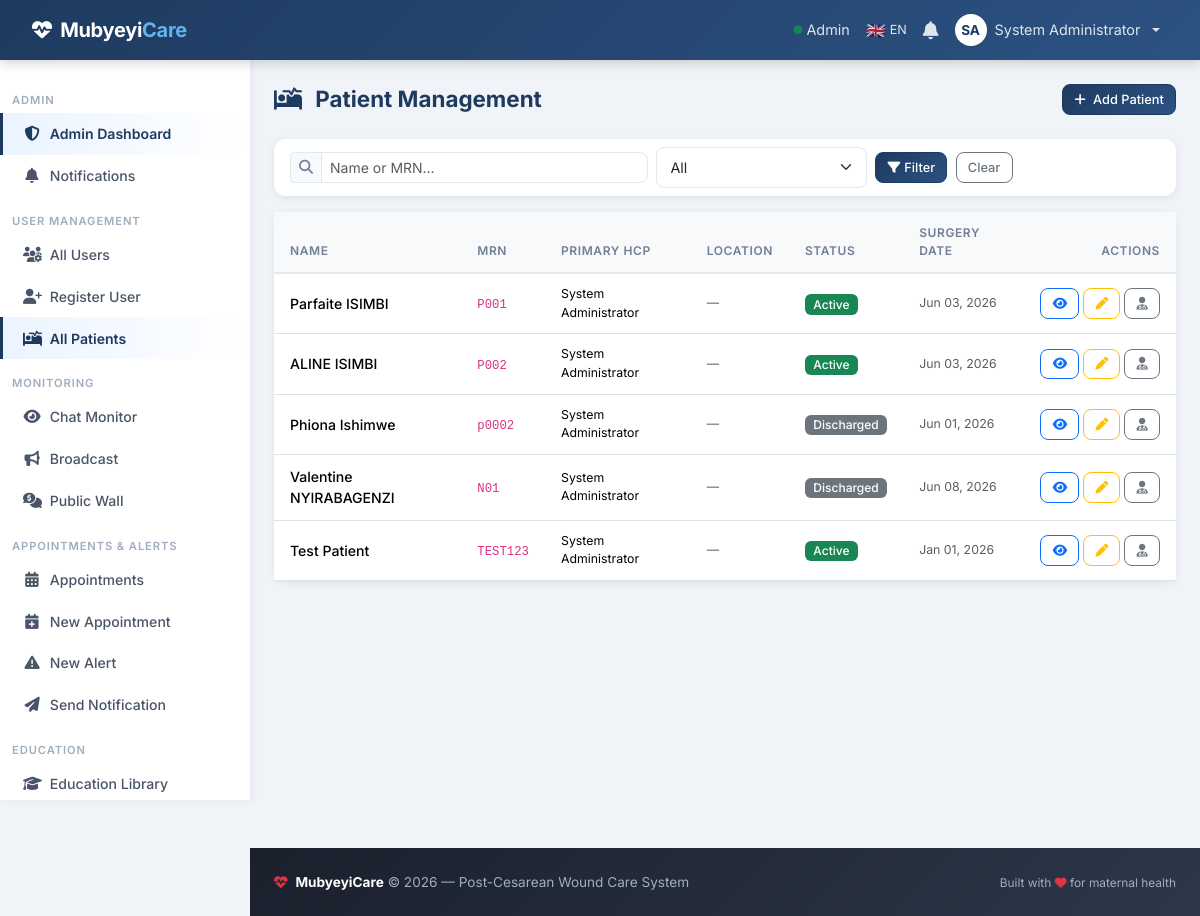
/admin/patients (signed in), run on the app's committed database.
### models.py (models this page shows, shortened)
class User(UserMixin, db.Model):
    id = db.Column(db.Integer, primary_key=True)
    username = db.Column(db.String(80), unique=True, nullable=False)
    email = db.Column(db.String(120), unique=True, nullable=False)
    password_hash = db.Column(db.String(255), nullable=False)
    first_name = db.Column(db.String(100), nullable=False)
    last_name = db.Column(db.String(100), nullable=False)
    role = db.Column(db.Enum(UserRole), default=UserRole.PATIENT, nullable=False)
    phone = db.Column(db.String(20))
    location = db.Column(db.String(200))   # CHW service area (e.g. "Gasabo/Kinyinya")
    is_active = db.Column(db.Boolean, default=True)
    created_at = db.Column(db.DateTime, default=datetime.utcnow)
    patients = db.relationship('Patient', backref='primary_doctor', lazy='dynamic', foreign_keys='Patient.primary_doctor_id')
    follow_ups = db.relationship('FollowUp', backref='created_by', lazy='dynamic')
    sent_messages = db.relationship('Message', backref='sender', lazy='dynamic', foreign_keys='Message.sender_id')
    def get_full_name(self):
        return f"{self.first_name} {self.last_name}"

class Patient(db.Model):
    id = db.Column(db.Integer, primary_key=True)
    mrn = db.Column(db.String(50), unique=True, nullable=False)  # Medical Record Number
    first_name = db.Column(db.String(100), nullable=False)
    last_name = db.Column(db.String(100), nullable=False)
    date_of_birth = db.Column(db.Date, nullable=False)
    gender = db.Column(db.String(10), nullable=False)
    phone = db.Column(db.String(20), nullable=False)
    email = db.Column(db.String(120))
    surgery_date = db.Column(db.Date, nullable=False)
    surgery_type = db.Column(db.String(100))  # e.g., "Primary Cesarean", "VBAC attempt"
    surgeon_name = db.Column(db.String(100))
    incision_type = db.Column(db.String(50))  # e.g., "Pfannenstiel", "Classical"
    location = db.Column(db.String(200))   # e.g. "Gasabo/Kinyinya"
    primary_doctor_id = db.Column(db.Integer, db.ForeignKey('user.id'), nullable=False)
    user_id = db.Column(db.Integer, db.ForeignKey('user.id'))
    admission_date = db.Column(db.DateTime, default=datetime.utcnow)
    discharge_date = db.Column(db.DateTime)
    expected_follow_up_end_date = db.Column(db.Date)
    is_active = db.Column(db.Boolean, default=True)
    created_at = db.Column(db.DateTime, default=datetime.utcnow)
    updated_at = db.Column(db.DateTime, default=datetime.utcnow, onupdate=datetime.utcnow)
    follow_ups = db.relationship('FollowUp', backref='patient', lazy='dynamic', cascade='all, delete-orphan')
    wound_assessments = db.relationship('WoundAssessment', backref='patient', lazy='dynamic', cascade='all, delete-orphan')
    medications = db.relationship('MedicationLog', backref='patient', lazy='dynamic', cascade='all, delete-orphan')
    messages = db.relationship('Message', backref='patient', lazy='dynamic', cascade='all, delete-orphan')
    user = db.relationship('User', backref='patient_profile', foreign_keys=[user_id], uselist=False)
    def get_full_name(self):
        return f"{self.first_name} {self.last_name}"

### routes/admin.py (the view)
@admin_bp.route('/patients')
@login_required
@nurse_admin_required
def patients():
    q = request.args.get('q', '').strip()
    status = request.args.get('status', '')
    query = Patient.query
    if q:
        query = query.filter(
            (Patient.first_name.ilike(f'%{q}%')) |
            (Patient.last_name.ilike(f'%{q}%')) |
            (Patient.mrn.ilike(f'%{q}%'))
        )
    if status == 'active':
        query = query.filter_by(is_active=True)
    elif status == 'discharged':
        query = query.filter_by(is_active=False)
    patients = query.order_by(Patient.last_name.asc()).all()
    hcps = User.query.filter(User.role.in_([UserRole.DOCTOR, UserRole.NURSE, UserRole.CHW])).order_by(User.last_name).all()
    return render_template('admin/patients.html', patients=patients, hcps=hcps, q=q, status=status)

### templates/admin/patients.html (shortened to what this page needs)
{% extends "base.html" %}
{% block content %}
<div class="page-header" data-aos="fade-down">
    <h2><i class="fas fa-bed-pulse me-2"></i> Patient Management</h2>
    <a href="{{ url_for('patients.create_patient') }}" class="btn btn-primary btn-sm"><i class="fas fa-plus me-1"></i> Add Patient</a>
</div>
<div class="card mb-3" data-aos="fade-up">
    <div class="card-body py-2">
        <form method="GET" class="row g-2 align-items-center">
            <div class="col-md-5">
                <div class="input-group input-group-sm">
                    <span class="input-group-text"><i class="fas fa-search"></i></span>
                    <input type="text" class="form-control" name="q" value="{{ q }}" placeholder="Name or MRN…">
                </div>
            </div>
            <div class="col-md-3">
                <select class="form-select form-select-sm" name="status">
                    <option value="">All</option>
                </select>
            </div>
            <div class="col-auto">
                <button type="submit" class="btn btn-sm btn-primary"><i class="fas fa-filter me-1"></i>Filter</button>
                <a href="{{ url_for('admin.patients') }}" class="btn btn-sm btn-outline-secondary ms-1">Clear</a>
            </div>
        </form>
    </div>
</div>
<div class="card" data-aos="fade-up">
    <div class="card-body p-0">
        <div class="table-responsive">
            <table class="table table-hover mb-0">
                <thead class="table-light">
                    <tr><th>Name</th><th>MRN</th><th>Primary HCP</th><th>Location</th><th>Status</th><th>Surgery Date</th><th class="text-end">Actions</th></tr>
                </thead>
                <tbody>
                    {% for p in patients %}
                    <tr>
                        <td class="fw-medium">{{ p.get_full_name() }}</td>
                        <td><code>{{ p.mrn }}</code></td>
                        <td class="small">{{ p.primary_doctor.get_full_name() }}</td>
                        <td class="small text-muted">{{ p.location or '—' }}</td>
                        <td><span class="badge bg-{{ 'success' if p.is_active else 'secondary' }}">{{ 'Active' if p.is_active else 'Discharged' }}</span></td>
                        <td class="small text-muted">{{ p.surgery_date.strftime('%b %d, %Y') }}</td>
                        <td class="text-end">
                            <div class="d-flex gap-1 justify-content-end">
                                <a href="{{ url_for('patients.view_patient', patient_id=p.id) }}"
                                   class="btn btn-sm btn-outline-primary" title="View"><i class="fas fa-eye"></i></a>
                                <a href="{{ url_for('patients.edit_patient', patient_id=p.id) }}"
                                   class="btn btn-sm btn-outline-warning" title="Edit"><i class="fas fa-pen"></i></a>
                                <button class="btn btn-sm btn-outline-secondary" title="Assign HCP"
                                        data-bs-toggle="modal" data-bs-target="#assignModal{{ p.id }}">
                                    <i class="fas fa-user-doctor"></i>
                                </button>
                            </div>
                        </td>
                    </tr>
                    {% else %}
                    <tr><td colspan="7" class="text-center text-muted py-4">No patients found.</td></tr>
                    {% endfor %}
                </tbody>
            </table>
        </div>
    </div>
</div>
{% endblock %}

### templates/base.html (shortened to what this page needs)
<!DOCTYPE html>
<html lang="en">
<head>
    <link href="https://cdn.jsdelivr.net/npm/bootstrap@5.3.3/dist/css/bootstrap.min.css" rel="stylesheet">
    <link rel="stylesheet" href="https://cdnjs.cloudflare.com/ajax/libs/font-awesome/6.5.0/css/all.min.css">
    <link href="https://unpkg.com/aos@2.3.4/dist/aos.css" rel="stylesheet">
</head>
<body>
<nav class="navbar navbar-dark navbar-expand-lg fixed-top">
    <div class="container-fluid">
        <a class="navbar-brand" href="/">
            <i class="fas fa-heart-pulse me-1"></i> Mubyeyi<span>Care</span>
        </a>
        <div class="collapse navbar-collapse" id="navbarNav">
            <ul class="navbar-nav ms-auto align-items-center">
                {% if current_user.is_authenticated %}
                <li class="nav-item">
                    <span class="nav-link text-white-50 small d-none d-lg-inline">
                        <i class="fas fa-circle text-success" style="font-size:.55rem;vertical-align:middle;"></i>
                        {{ current_user.role.value.capitalize() }}
                    </span>
                </li>
                <li class="nav-item dropdown">
                    <a class="nav-link d-flex align-items-center gap-1 px-2" href="#"
                       id="langDropdown" role="button" data-bs-toggle="dropdown" aria-expanded="false"
                       title="{{ tr('Language') }}">
                        {% if current_lang == 'rw' %}
                        <span style="font-size:1rem;">🇷🇼</span>
                        <span class="d-none d-md-inline small">RW</span>
                        {% else %}
                        <span style="font-size:1rem;">🇬🇧</span>
                        <span class="d-none d-md-inline small">EN</span>
                        {% endif %}
                    </a>
                </li>
                <li class="nav-item dropdown">
                    <a class="nav-link position-relative" href="#"
                       id="bellDropdown" role="button"
                       data-bs-toggle="dropdown" aria-expanded="false"
                       title="Notifications">
                    </a>
                        {% set recent_notifs = current_user.notifications | sort(attribute='created_at', reverse=True) | list %}
                </li>
                <li class="nav-item dropdown">
                    <a class="nav-link dropdown-toggle d-flex align-items-center gap-2" href="#"
                       id="userDropdown" role="button" data-bs-toggle="dropdown" aria-expanded="false">
                        <span class="rounded-circle bg-white d-inline-flex align-items-center justify-content-center"
                              style="width:32px;height:32px;color:var(--primary);font-size:.85rem;font-weight:700;">
                            {{ current_user.first_name[0] | upper }}{{ current_user.last_name[0] | upper }}
                        </span>
                        <span class="d-none d-sm-inline">{{ current_user.get_full_name() }}</span>
                    </a>
                </li>
                {% endif %}
            </ul>
        </div>
    </div>
</nav>
{% if current_user.is_authenticated %}
<aside class="sidebar d-none d-lg-flex flex-column">
    <nav class="nav flex-column">
        {% if current_user.role.value in ['patient', 'mother'] %}
        <span class="sidebar-section">{{ tr('My Care') }}</span>
        <a class="nav-link" href="{{ url_for('dashboard.index') }}"><i class="fas fa-house-medical"></i> {{ tr('My Dashboard') }}</a>
        <a class="nav-link" href="{{ url_for('notifications.index') }}">
            <i class="fas fa-bell"></i> {{ tr('Notifications') }}
            {% if unread_notifications > 0 %}<span class="badge bg-danger ms-auto">{{ unread_notifications }}</span>{% endif %}
        </a>
        <span class="sidebar-section">{{ tr('Alerts & Appointments') }}</span>
        <a class="nav-link" href="{{ url_for('appointments.my_appointments') }}"><i class="fas fa-calendar-check"></i> {{ tr('My Appointments') }}</a>
        <a class="nav-link" href="{{ url_for('appointments.request_appointment') }}"><i class="fas fa-calendar-plus"></i> {{ tr('Request Appointment') }}</a>
        <span class="sidebar-section">{{ tr('Communication') }}</span>
        <a class="nav-link" href="{{ url_for('chat.patient_self_chat') }}"><i class="fas fa-comments"></i> {{ tr('Chat with Provider') }}</a>
        <a class="nav-link" href="{{ url_for('wall.index') }}"><i class="fas fa-comments-dollar"></i> {{ tr('Public Wall') }}</a>
        <span class="sidebar-section">{{ tr('Education') }}</span>
        <a class="nav-link" href="{{ url_for('education.library') }}"><i class="fas fa-graduation-cap"></i> {{ tr('Education Library') }}</a>
        <a class="nav-link" href="{{ url_for('education.bookmarks') }}"><i class="fas fa-bookmark"></i> {{ tr('My Bookmarks') }}</a>
        <a class="nav-link" href="{{ url_for('dashboard.health_education') }}"><i class="fas fa-book-medical"></i> {{ tr('Wound Care Guide') }}</a>
        {% elif current_user.role.value in ['admin', 'nurse'] %}
        <span class="sidebar-section">{{ tr('Admin') if current_user.role.value == 'admin' else 'Nurse Panel' }}</span>
        <a class="nav-link" href="{{ url_for('admin.dashboard') }}"><i class="fas fa-shield-halved"></i> {{ tr('Admin Dashboard') }}</a>
        <a class="nav-link" href="{{ url_for('notifications.index') }}">
            <i class="fas fa-bell"></i> {{ tr('Notifications') }}
        </a>
        {% if current_user.role.value == 'admin' %}
        <span class="sidebar-section">{{ tr('User Management') }}</span>
        <a class="nav-link" href="{{ url_for('admin.users') }}"><i class="fas fa-users-gear"></i> {{ tr('All Users') }}</a>
        <a class="nav-link" href="{{ url_for('auth.register') }}"><i class="fas fa-user-plus"></i> {{ tr('Register User') }}</a>
        {% endif %}
        <a class="nav-link" href="{{ url_for('admin.patients') }}"><i class="fas fa-bed-pulse"></i> {{ tr('All Patients') }}</a>
        <span class="sidebar-section">{{ tr('Monitoring') }}</span>
        <a class="nav-link" href="{{ url_for('admin.chat_monitor') }}"><i class="fas fa-eye"></i> {{ tr('Chat Monitor') }}</a>
        <a class="nav-link" href="{{ url_for('admin.broadcast') }}"><i class="fas fa-bullhorn"></i> {{ tr('Broadcast') }}</a>
        <a class="nav-link" href="{{ url_for('wall.index') }}"><i class="fas fa-comments-dollar"></i> {{ tr('Public Wall') }}</a>
        <span class="sidebar-section">{{ tr('Appointments & Alerts') }}</span>
        <a class="nav-link" href="{{ url_for('admin.appointments') }}"><i class="fas fa-calendar-days"></i> {{ tr('Appointments') }}</a>
        <a class="nav-link" href="{{ url_for('admin.create_appointment') }}"><i class="fas fa-calendar-plus"></i> {{ tr('New Appointment') }}</a>
        <a class="nav-link" href="{{ url_for('admin.create_alert') }}"><i class="fas fa-triangle-exclamation"></i> {{ tr('New Alert') }}</a>
        <a class="nav-link" href="{{ url_for('admin.create_notification') }}"><i class="fas fa-paper-plane"></i> {{ tr('Send Notification') }}</a>
        <span class="sidebar-section">{{ tr('Education') }}</span>
        <a class="nav-link" href="{{ url_for('education.library') }}"><i class="fas fa-graduation-cap"></i> {{ tr('Education Library') }}</a>
        {% endif %}
    </nav>
</aside>
{% endif %}
<main class="main-content">
    <div class="container-fluid px-4">
        {% block content %}{% endblock %}
    </div>
</main>
<footer class="py-4 mt-5" style="margin-left: var(--sidebar-w);">
    <div class="container-fluid px-4">
        <div class="row align-items-center">
            <div class="col-md-6">
                <p class="mb-0">
                    <i class="fas fa-heart-pulse text-danger me-1"></i>
                    <strong class="text-white">MubyeyiCare</strong> &copy; 2026 &mdash; {{ tr('Post-Cesarean Wound Care System') }}
                </p>
            </div>
            <div class="col-md-6 text-md-end mt-2 mt-md-0">
                <small>Built with <i class="fas fa-heart text-danger"></i> for maternal health</small>
            </div>
        </div>
    </div>
</footer>
</body>
</html>

### data on the page
User: role.value "Admin", first_name "S", last_name "A", get_full_name "System Administrator", role "ADMIN"
Patient: get_full_name "Parfaite ISIMBI", mrn "P001", primary_doctor.get_full_name "System Administrator", location "—", is_active "Active", surgery_date "Jun 03, 2026"
Patient: get_full_name "ALINE ISIMBI", mrn "P002", primary_doctor.get_full_name "System Administrator", location "—", is_active "Active", surgery_date "Jun 03, 2026"
Patient: get_full_name "Phiona Ishimwe", mrn "p0002", primary_doctor.get_full_name "System Administrator", location "—", is_active "Discharged", surgery_date "Jun 01, 2026"
Patient: get_full_name "Valentine NYIRABAGENZI", mrn "N01", primary_doctor.get_full_name "System Administrator", location "—", is_active "Discharged", surgery_date "Jun 08, 2026"
Patient: get_full_name "Test Patient", mrn "TEST123", primary_doctor.get_full_name "System Administrator", location "—", is_active "Active", surgery_date "Jan 01, 2026"

### other printed values
{{ tr('Admin Dashboard') }} "Admin Dashboard"
{{ tr('Notifications') }} "Notifications"
{{ tr('User Management') }} "USER MANAGEMENT"
{{ tr('All Users') }} "All Users"
{{ tr('Register User') }} "Register User"
{{ tr('All Patients') }} "All Patients"
{{ tr('Monitoring') }} "MONITORING"
{{ tr('Chat Monitor') }} "Chat Monitor"
{{ tr('Broadcast') }} "Broadcast"
{{ tr('Public Wall') }} "Public Wall"
{{ tr('Appointments & Alerts') }} "APPOINTMENTS & ALERTS"
{{ tr('Appointments') }} "Appointments"
{{ tr('New Appointment') }} "New Appointment"
{{ tr('New Alert') }} "New Alert"
{{ tr('Send Notification') }} "Send Notification"
